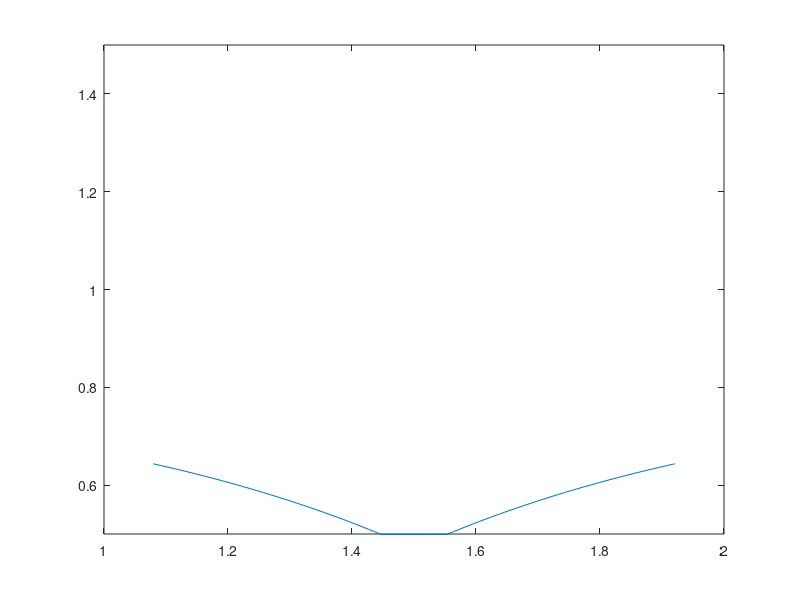

The MATLAB source for this figure:
function Coral_Geometry()

L = 3;
Nx = 128;
Ny = 128;

dt=1e-6;
tf=10;
t=dt:dt:tf;
dx=L/Nx;


struct_name = 'coral'; % Name for .vertex, .spring, etc files.

[x,y,N] = please_Give_Single_Polyp_Geometry(dx,dt,t);


fprintf('\n\nNumber of Pts. in ONE tentacle: %d\n\n',N);

% Prints .vertex file!
print_Lagrangian_Vertices(x,y,struct_name);

% Prints .target file!
k_Target = 1e5;
print_Lagrangian_Target_Pts(x,k_Target,struct_name);

% Call function for initial concentration
[Concentration,X,Y]= give_Me_Initial_Concentration(L,Nx,dx,x,y);

% Prints .concentration file!
kDiffusion = 1e-2;
print_Concentration_Info(Nx,Nx,Concentration,kDiffusion,struct_name);





%%%%%%%%%%%%%%%%%%%%%%%%%%%%%%%%%%%%%%%%%%%%%%%%%%%%%%%%%%%%%%%%%%%%%%%%
%
% FUNCTION: prints VERTEX points to a file called corals.vertex
%
%%%%%%%%%%%%%%%%%%%%%%%%%%%%%%%%%%%%%%%%%%%%%%%%%%%%%%%%%%%%%%%%%%%%%%%%

function print_Lagrangian_Vertices(xLag,yLag,struct_name)

    N = length(xLag);

    vertex_fid = fopen([struct_name '.vertex'], 'w');

    fprintf(vertex_fid, '%d\n', N );

    %Loops over all Lagrangian Pts.
    for s = 1:N
        X_v = xLag(s);
        Y_v = yLag(s);
        fprintf(vertex_fid, '%1.16e %1.16e\n', X_v, Y_v);
    end

    fclose(vertex_fid); 
    
%%%%%%%%%%%%%%%%%%%%%%%%%%%%%%%%%%%%%%%%%%%%%%%%%%%%%%%%%%%%%%%%%%%%%%%%
%
% FUNCTION: prints Vertex points to a file called corals.vertex
%
%%%%%%%%%%%%%%%%%%%%%%%%%%%%%%%%%%%%%%%%%%%%%%%%%%%%%%%%%%%%%%%%%%%%%%%%

function print_Lagrangian_Target_Pts(xLag,k_Target,struct_name)

    N = length(xLag);

    target_fid = fopen([struct_name '.target'], 'w');

    fprintf(target_fid, '%d\n', N );

    %Loops over all Lagrangian Pts.
    for s = 1:N
        fprintf(target_fid, '%d %1.16e\n', s, k_Target);
    end

    fclose(target_fid); 



%%%%%%%%%%%%%%%%%%%%%%%%%%%%%%%%%%%%%%%%%%%%%%%%%%%%%%%%%%%%%%%%%%%%%%%%%%%
%
% FUNCTION: Reads in the vertices for one coral polyp
%
%%%%%%%%%%%%%%%%%%%%%%%%%%%%%%%%%%%%%%%%%%%%%%%%%%%%%%%%%%%%%%%%%%%%%%%%%%%

function [x,y,N] = please_Give_Single_Polyp_Geometry(h,dt,t)

xoffset = 1.5; % To put geometry into QUADRANT-1
yoffset = 0.5; % To put geometry into QUADRANT-1

% Note: (1) ds for stored data is 0.6/(2*1024)
%       (2) 'ratio' is comparing 1024:desired resolution

ds=h/2;

load('total_coeffs.mat')
load('coral_coeff_20.mat')

%arclength
s=0:ds:total_meanL;

% number of points on one arm
N=length(s)

c1vals=[];
c2vals=[];
tavgex=[t t(end)+dt];
tavg=(tavgex(2:end)+tavgex(1:end-1))/2;
tavg=[0 tavg];
size(cs1(:,1))
for indx1=1:4
c1vals(:,indx1)=ppval(cs1(:,indx1),tavg);
c2vals(:,indx1)=ppval(cs2(:,indx1),tavg);
end
save('cval.mat','c1vals','c2vals')

C1=c1vals(1,:);
C2=c2vals(1,:);

%     XbL=(C1(1)*s.^3+C1(2)*s.^2+C1(3)*s+C1(4));
%     YbL=(C2(1)*s.^3+C2(2)*s.^2+C2(3)*s+C2(4));
     XbL=(C1(1)*s.^3+C1(2)*s.^2+C1(3)*s+C1(4))+total_offset;
     YbL=(C2(1)*s.^3+C2(2)*s.^2+C2(3)*s+C2(4));

    XbR=-XbL;
    YbR=YbL;


XbStem=(XbR(1)+ds):ds:(XbL(1)-ds);
YbStem=(YbL(1))+0*XbStem;

x1=[flip(XbR) XbStem XbL];
y1=[flip(YbR) YbStem YbL];

% Put Geometry Together for One Polyp
x = x1+xoffset;
y = y1+yoffset;
plot(x,y)
axis([1 2 0.5 1.5])
drawnow
%NOTE: (1) N here is the # of pts. on one arm (NOT ENTIRE POLYP)!!
%      (2) The geometry here is listed for 1024x1024 meshes -> will need
%          to take every 8 or 16 pts to render geometry usable for MATLAB
%          code


%%%%%%%%%%%%%%%%%%%%%%%%%%%%%%%%%%%%%%%%%%%%%%%%%%%%%%%%%%%%%%%%%%%%%%%%%%%
%
% FUNCTION: Reads in the # of vertex pts and all the vertex pts from the
%           .vertex file.
%
%%%%%%%%%%%%%%%%%%%%%%%%%%%%%%%%%%%%%%%%%%%%%%%%%%%%%%%%%%%%%%%%%%%%%%%%%%%

function [N,xLag,yLag] = read_Vertex_Points(struct_name)

filename = [struct_name '.vertex'];  %Name of file to read in
fileID = fopen(filename);

% Read in the file, use 'CollectOutput' to gather all similar data together
% and 'CommentStyle' to to end and be able to skip lines in file.
C = textscan(fileID,'%f %f','CollectOutput',1);


fclose(fileID);     %Close the data file.

vertices = C{1};    %Stores all read in data in vertices (N+1,2) array

N = vertices(1,1);  % # of Lagrangian Pts
xLag = zeros(N,1);  % Initialize storage for Lagrangian Pts.
yLag = xLag;        % Initialize storage for Lagrangian Pts.

for i=1:N
   xLag(i,1) = vertices(i+1,1); %Stores x-values of Lagrangian Mesh
   yLag(i,1) = vertices(i+1,2); %Stores y-values of Lagrangian Mesh
   
end

%%%%%%%%%%%%%%%%%%%%%%%%%%%%%%%%%%%%%%%%%%%%%%%%%%%%%%%%%%%%%%%%%%%%%%%%
%
% FUNCTION: prints CONCENTRATION INFO to file called
%           'struct_name'.concentration
%
%%%%%%%%%%%%%%%%%%%%%%%%%%%%%%%%%%%%%%%%%%%%%%%%%%%%%%%%%%%%%%%%%%%%%%%%
    
function print_Concentration_Info(Nx,Ny,C,kDiffusion,struct_name)

    con_fid = fopen([struct_name '.concentration'], 'w');

%    fprintf(con_fid, '%d\n', kDiffusion );

    for i=1:Ny
        for j=1:Nx
            fprintf(con_fid, '%1.16e ', C(i,j) );
        end
        fprintf(con_fid,'\n');
    end    
    




%%%%%%%%%%%%%%%%%%%%%%%%%%%%%%%%%%%%%%%%%%%%%%%%%%%%%%%%%%%%%%%%%%%
%
% FUNCTION: gives initial concentration gradient inside channel
%
%%%%%%%%%%%%%%%%%%%%%%%%%%%%%%%%%%%%%%%%%%%%%%%%%%%%%%%%%%%%%%%%%%%

function [C,X,Y] = give_Me_Initial_Concentration(Lx,Nx,dx,xLag,yLag)
%X_lag(:,1)=xLag(1:ceil(length(xLag)/2));
%X_lag(:,2)=xLag(ceil(length(xLag)/2)+1:end);

%Y_lag(:,1)=yLag(1:ceil(length(xLag)/2));
%Y_lag(:,2)=yLag(ceil(length(xLag)/2)+1:end);


x = 0:dx:Lx-dx;
y = 0:dx:Lx-dx;

[X,Y]=meshgrid(x,y);

C=zeros(Nx,Nx);

%eps=2*dx;
%f=X_lag(:,1)*0+1/20;

%for ten=1:2
%XL=X_lag(:,ten);
%YL=Y_lag(:,ten);

%for i=1:Nx
%    for j=1:Nx
%        %find x and y
%
%        xi=X(i,j);
%        yj=Y(i,j);
%
%        % regularized delta function
%        delta=1/((eps*sqrt(2*pi)).^2)*exp(-(xi-XL).^2/(2*eps^2)).*exp(-(yj-YL).^2/(2*eps^2));
%        w=f.*delta;
%        
%        ds_vec=cumsum(sqrt((XL(2:end)-XL(1:end-1)).^2+(YL(2:end)-YL(1:end-1)).^2));
%        
%        ds_vec=[0; ds_vec];
%        
%        C_test(i,j,ten)=trapz(ds_vec,w);
%
%        %f(i,j)=trapz(theta,F.*w);
%        %f2(i,j)=(1/2*w(1).*F2(1)+sum(w(2:end-1).*F2(2:end-1))+1/2*w(end).*F2(end))*dtheta;
%
%    end
%end
%end 
%C=C_test(:,:,1)+C_test(:,:,2);
